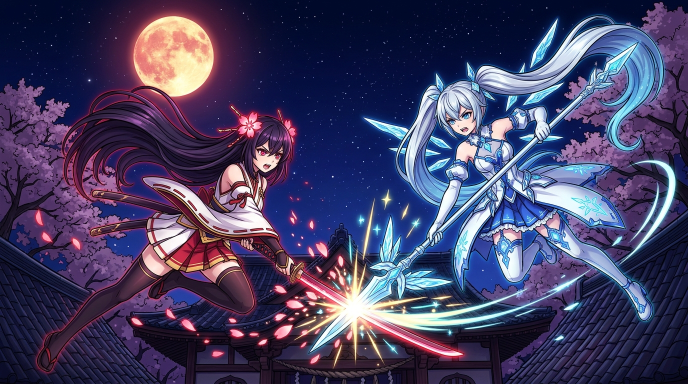
#> input picture raw_assets/keyart_title.png, 1376 x 768 px, found by its file name (shown at 1/2 size); its folder holds 6 pictures in this run; the run also reads 1 picture not shown here
$ python process_sprites.py
#> lines starting #> are read from the running program, lines starting #| are printed output that depends on the picture; after the words box and inside, x2 and y2 are one past the last pixel; in counts of white or black regions, pixels touching at a corner belong together
import json
import os
from collections import deque
import numpy as np
from PIL import Image

RAW_DIR = "raw_assets"
IMG_OUT = os.path.join("public", "assets", "images")
os.makedirs(IMG_OUT, exist_ok=True)


def rgb_to_hsv_np(rgb: np.ndarray) -> tuple[np.ndarray, np.ndarray, np.ndarray]:
    """Convert float32 RGB [0..1] (H,W,3) to H (0..360), S (0..1), V (0..1)."""
    r, g, b = rgb[..., 0], rgb[..., 1], rgb[..., 2]
    cmax = np.maximum(np.maximum(r, g), b)
    cmin = np.minimum(np.minimum(r, g), b)
    delta = cmax - cmin

    h = np.zeros_like(cmax)
    mask = delta > 1e-6
    r_eq = mask & (cmax == r)
    g_eq = mask & (cmax == g)
    b_eq = mask & (cmax == b)

    h[r_eq] = (60.0 * (((g[r_eq] - b[r_eq]) / delta[r_eq]) % 6.0))
    h[g_eq] = (60.0 * (((b[g_eq] - r[g_eq]) / delta[g_eq]) + 2.0))
    h[b_eq] = (60.0 * (((r[b_eq] - g[b_eq]) / delta[b_eq]) + 4.0))
    h = np.mod(h, 360.0)

    s = np.where(cmax > 1e-6, delta / np.maximum(cmax, 1e-6), 0.0)
    v = cmax
    return h, s, v


def hsv_to_rgb_np(h: np.ndarray, s: np.ndarray, v: np.ndarray) -> np.ndarray:
    """Convert H (0..360), S (0..1), V (0..1) back to float32 RGB [0..1]."""
    c = v * s
    x = c * (1.0 - np.abs((h / 60.0) % 2.0 - 1.0))
    m = v - c
    sector = (np.floor(h / 60.0).astype(np.int32)) % 6

    r = np.zeros_like(h)
    g = np.zeros_like(h)
    b = np.zeros_like(h)

    for sec, (rr, gg, bb) in enumerate([(c, x, 0), (x, c, 0), (0, c, x), (0, x, c), (x, 0, c), (c, 0, x)]):
        mask = sector == sec
        r[mask] = rr[mask] if isinstance(rr, np.ndarray) else 0.0
        g[mask] = gg[mask] if isinstance(gg, np.ndarray) else 0.0
        b[mask] = bb[mask] if isinstance(bb, np.ndarray) else 0.0

    rgb = np.stack([r + m, g + m, b + m], axis=-1)
    return np.clip(rgb, 0.0, 1.0)


def dilate_mask(mask: np.ndarray, radius: int = 1) -> np.ndarray:
    cur = mask.copy()
    for _ in range(radius):
        padded = np.pad(cur, 1, mode="constant", constant_values=False)
        cur = (
            padded[1:-1, 1:-1]
            | padded[:-2, 1:-1]
            | padded[2:, 1:-1]
            | padded[1:-1, :-2]
            | padded[1:-1, 2:]
            | padded[:-2, :-2]
            | padded[:-2, 2:]
            | padded[2:, :-2]
            | padded[2:, 2:]
        )
    return cur


def remove_chroma_green(im: Image.Image, aggressive_pockets: bool = True) -> Image.Image:
    """
    Border-seeded BFS + tight enclosed neon-chroma pocket removal + smooth edge feathering + green despill.
    Tightened enclosed-pocket threshold avoids punching holes in subtle shaded details (e.g., eyes).
    """
    rgb_u8 = np.array(im.convert("RGB"), dtype=np.uint8)
    rgb = rgb_u8.astype(np.float32) / 255.0
    h, w, _ = rgb.shape
    hue, sat, val = rgb_to_hsv_np(rgb)

    r_f = rgb_u8[..., 0].astype(np.float32)
    g_f = rgb_u8[..., 1].astype(np.float32)
    b_f = rgb_u8[..., 2].astype(np.float32)
    green_excess = g_f - np.maximum(r_f, b_f)

    # Exterior flood-fill candidates
    is_green_cand = (hue >= 70.0) & (hue <= 170.0) & (sat >= 0.26) & (val >= 0.20) & (green_excess >= 16.0)
    # Tight interior pocket seed: pure bright neon chroma green only
    is_pure_neon_green = (hue >= 88.0) & (hue <= 155.0) & (sat >= 0.44) & (val >= 0.28) & (green_excess >= 38.0)

    bg_mask = np.zeros((h, w), dtype=bool)
    q: deque[tuple[int, int]] = deque()
    for x in range(w):
        for y in (0, h - 1):
            if is_green_cand[y, x] and not bg_mask[y, x]:
                bg_mask[y, x] = True
                q.append((y, x))
    for y in range(h):
        for x in (0, w - 1):
            if is_green_cand[y, x] and not bg_mask[y, x]:
                bg_mask[y, x] = True
                q.append((y, x))

    while q:
        cy, cx = q.popleft()
        for ny, nx in ((cy - 1, cx), (cy + 1, cx), (cy, cx - 1), (cy, cx + 1)):
            if 0 <= ny < h and 0 <= nx < w and not bg_mask[ny, nx] and is_green_cand[ny, nx]:
                bg_mask[ny, nx] = True
                q.append((ny, nx))

    if aggressive_pockets:
        pocket_seeds = is_pure_neon_green & (~bg_mask)
        py_idx, px_idx = np.where(pocket_seeds)
        for sy, sx in zip(py_idx.tolist(), px_idx.tolist()):
            if bg_mask[sy, sx]:
                continue
            bg_mask[sy, sx] = True
            q.append((sy, sx))
            while q:
                cy, cx = q.popleft()
                for ny, nx in ((cy - 1, cx), (cy + 1, cx), (cy, cx - 1), (cy, cx + 1)):
                    if 0 <= ny < h and 0 <= nx < w and not bg_mask[ny, nx] and is_green_cand[ny, nx]:
                        if green_excess[ny, nx] >= 26.0 and sat[ny, nx] >= 0.34:
                            bg_mask[ny, nx] = True
                            q.append((ny, nx))

    alpha = np.where(bg_mask, 0.0, 255.0).astype(np.float32)
    edge_zone = dilate_mask(bg_mask, 2) & (~bg_mask)
    soft_green = edge_zone & (green_excess > 6.0) & (hue >= 62.0) & (hue <= 176.0)
    ramp = np.clip(1.0 - (green_excess - 6.0) / 36.0, 0.0, 1.0)
    alpha[soft_green] = ramp[soft_green] * 255.0

    despill_zone = dilate_mask(bg_mask, 3) & (alpha > 0.0)
    out_rgb = rgb_u8.astype(np.float32)
    spill_mask = despill_zone & (out_rgb[..., 1] > np.maximum(out_rgb[..., 0], out_rgb[..., 2]))
    cap = 0.5 * (out_rgb[..., 0] + out_rgb[..., 2]) + 4.0
    out_rgb[..., 1] = np.where(spill_mask, np.minimum(out_rgb[..., 1], cap), out_rgb[..., 1])

    tiny_green = dilate_mask(bg_mask, 1) & (green_excess > 14.0) & (sat > 0.28)
    alpha[tiny_green] = np.minimum(alpha[tiny_green], 42.0)

    rgba = np.dstack([
        np.clip(out_rgb[..., 0], 0, 255),
        np.clip(out_rgb[..., 1], 0, 255),
        np.clip(out_rgb[..., 2], 0, 255),
        np.clip(alpha, 0, 255),
    ]).astype(np.uint8)
    return Image.fromarray(rgba, mode="RGBA")


def clean_stray_components(im: Image.Image, min_ratio: float = 0.004) -> Image.Image:
    arr = np.array(im)
    alpha = arr[..., 3]
    h, w = alpha.shape
    mask = alpha > 24

    mask[:2, :] = False
    mask[-2:, :] = False
    mask[:, :2] = False
    mask[:, -2:] = False

    visited = np.zeros_like(mask)
    comps: list[tuple[int, list[tuple[int, int]]]] = []

    ys, xs = np.where(mask)
    for sy, sx in zip(ys.tolist(), xs.tolist()):
        if visited[sy, sx]:
            continue
        q = deque([(sy, sx)])
        visited[sy, sx] = True
        pts = []
        while q:
            cy, cx = q.popleft()
            pts.append((cy, cx))
            for ny, nx in ((cy - 1, cx), (cy + 1, cx), (cy, cx - 1), (cy, cx + 1),
                           (cy - 1, cx - 1), (cy - 1, cx + 1), (cy + 1, cx - 1), (cy + 1, cx + 1)):
                if 0 <= ny < h and 0 <= nx < w and mask[ny, nx] and not visited[ny, nx]:
                    visited[ny, nx] = True
                    q.append((ny, nx))
        comps.append((len(pts), pts))

    if not comps:
        return im
    max_area = max(c[0] for c in comps)
    keep = np.zeros_like(mask)
    for area, pts in comps:
        if area >= max(35, int(max_area * min_ratio)):
            for py, px in pts:
                keep[py, px] = True

    arr[..., 3] = np.where(keep, arr[..., 3], 0)
    return Image.fromarray(arr, mode="RGBA")


def crop_to_content(im: Image.Image, pad: int = 4) -> Image.Image:
    arr = np.array(im)
    ys, xs = np.where(arr[..., 3] > 16)
    if len(ys) == 0:
        return im
    y0 = max(0, int(ys.min()) - pad)
    y1 = min(arr.shape[0], int(ys.max()) + 1 + pad)
    x0 = max(0, int(xs.min()) - pad)
    x1 = min(arr.shape[1], int(xs.max()) + 1 + pad)
    return im.crop((x0, y0, x1, y1))


# [21 lines left out: function split_2x2_sheet, not called in this run]


def apply_p2_palette(im: Image.Image, char_id: str) -> Image.Image:
    """Shift primary costume/accent colors in HSV while protecting natural anime skin tones."""
    arr = np.array(im.convert("RGBA"))
    rgb = arr[..., :3].astype(np.float32) / 255.0
    alpha = arr[..., 3]
    hue, sat, val = rgb_to_hsv_np(rgb)

    skin_mask = (hue >= 6.0) & (hue <= 44.0) & (sat <= 0.56) & (val >= 0.48)

    if char_id == "rin":
        target = (~skin_mask) & (alpha > 0) & ((hue <= 28.0) | (hue >= 318.0)) & (sat >= 0.28)
        new_hue = np.where(target, (hue + 218.0) % 360.0, hue)
        new_sat = np.where(target, np.clip(sat * 1.05, 0.0, 1.0), sat)
    else:
        target = (~skin_mask) & (alpha > 0) & (hue >= 175.0) & (hue <= 268.0) & (sat >= 0.22)
        new_hue = np.where(target, (hue + 148.0) % 360.0, hue)
        new_sat = np.where(target, np.clip(sat * 1.08, 0.0, 1.0), sat)

    new_rgb = (hsv_to_rgb_np(new_hue, new_sat, val) * 255.0).astype(np.uint8)
    out = np.dstack([new_rgb, alpha])
    return Image.fromarray(out, mode="RGBA")


# [16 lines left out: function compute_foot_anchor, not called in this run]


def crop_hud_bust(portrait_rgba: Image.Image, size: int = 256) -> Image.Image:
    arr = np.array(portrait_rgba)
    ys, xs = np.where(arr[..., 3] > 32)
    x0, x1 = int(xs.min()), int(xs.max())
    y0, y1 = int(ys.min()), int(ys.max())
    h = y1 - y0
    crop_h = int(h * 0.35)
    # Bias slightly left of horizontal bbox center since weapons extend right
    cx = x0 + int((x1 - x0) * 0.44)
    half = int(crop_h * 0.52)
    bx0 = max(0, cx - half)
    bx1 = min(portrait_rgba.width, cx + half)
    by0 = max(0, y0 - 6)
    by1 = min(portrait_rgba.height, by0 + (bx1 - bx0))
    bust = portrait_rgba.crop((bx0, by0, bx1, by1))
    return bust.resize((size, size), Image.Resampling.LANCZOS)


def process_character(char_id: str) -> None:
    print(f"[Sprites] Processing {char_id}...")
    sprite_dir = os.path.join(IMG_OUT, f"{char_id}_sprites")
    os.makedirs(sprite_dir, exist_ok=True)

    # 1. Master Portrait & HUD Bust
    portrait_raw = Image.open(os.path.join(RAW_DIR, f"{char_id}_portrait.png"))
    portrait_clean = crop_to_content(clean_stray_components(remove_chroma_green(portrait_raw)), pad=8)
    target_ph = 960
    p_scale = target_ph / portrait_clean.height
    portrait = portrait_clean.resize((int(round(portrait_clean.width * p_scale)), target_ph), Image.Resampling.LANCZOS)
    portrait.save(os.path.join(IMG_OUT, f"{char_id}_portrait.png"))

    portrait_p2 = apply_p2_palette(portrait, char_id)
    portrait_p2.save(os.path.join(IMG_OUT, f"{char_id}_portrait_p2.png"))

    hud = crop_hud_bust(portrait, 256)
    hud.save(os.path.join(IMG_OUT, f"{char_id}_hud.png"))
    apply_p2_palette(hud, char_id).save(os.path.join(IMG_OUT, f"{char_id}_hud_p2.png"))

    # 2. Cut-in banner (1280x420 crisp eye/face horizontal strip)
    cutin_raw = Image.open(os.path.join(RAW_DIR, f"{char_id}_cutin.png")).convert("RGB")
    cw, ch = cutin_raw.size
    target_crop_h = int(cw * (420.0 / 1280.0))
    cy_mid = int(ch * 0.45)
    y_top = max(0, cy_mid - target_crop_h // 2)
    y_bot = min(ch, y_top + target_crop_h)
    cutin = cutin_raw.crop((0, y_top, cw, y_bot)).resize((1280, 420), Image.Resampling.LANCZOS)
    cutin.save(os.path.join(IMG_OUT, f"{char_id}_cutin.png"))

    # 3. Extract 4 cells from sheet_a + 5th pose from portrait_clean
    raw_sheet = Image.open(os.path.join(RAW_DIR, f"{char_id}_sheet_a.png"))
    rgba_sheet = remove_chroma_green(raw_sheet)
    cells = split_2x2_sheet(rgba_sheet)

    if char_id == "rin":
        pose_dict = {
            "stance": cells[0],
            "guard": cells[1],
            "dash": cells[2],
            "aerial": cells[3],
            "thrust": portrait_clean,
        }
        portrait_target_h = 528.0
    else:
        pose_dict = {
            "stance": cells[0],
            "lunge": cells[1],
            "dash": cells[2],
            "aerial": cells[3],
            "heroic": portrait_clean,
        }
        # Lia's spear tip rises above her head, so total bbox height is taller than standing body
        portrait_target_h = 595.0

    stance_h = max(100, pose_dict["stance"].height)
    base_scale = 520.0 / float(stance_h)

    meta: dict[str, dict] = {}
    for pose_name, cell in pose_dict.items():
        if pose_name in ("thrust", "heroic"):
            pose_scale = portrait_target_h / float(max(100, cell.height))
        else:
            pose_scale = base_scale
            scaled_h = cell.height * pose_scale
            if scaled_h > 620.0:
                pose_scale *= 600.0 / scaled_h
            elif scaled_h < 420.0:
                pose_scale *= 455.0 / scaled_h

        nw = max(16, int(round(cell.width * pose_scale)))
        nh = max(16, int(round(cell.height * pose_scale)))
        resized = cell.resize((nw, nh), Image.Resampling.LANCZOS)
        resized_p2 = apply_p2_palette(resized, char_id)

        f1 = f"{pose_name}.png"
        f2 = f"{pose_name}_p2.png"
        resized.save(os.path.join(sprite_dir, f1))
        resized_p2.save(os.path.join(sprite_dir, f2))

        ax, ay = compute_foot_anchor(resized)
        meta[pose_name] = {
            "file": f1,
            "fileP2": f2,
            "width": nw,
            "height": nh,
            "anchorX": ax,
            "anchorY": ay,
        }
        print(f"    {pose_name:12s} -> {nw}x{nh} anchor=({ax},{ay})")

    with open(os.path.join(sprite_dir, "meta.json"), "w", encoding="utf-8") as fp:
        json.dump(meta, fp, indent=2)


def process_stage_and_keyart() -> None:
    print("[Sprites] Processing Key Art & Stage layers...")
    keyart = Image.open(os.path.join(RAW_DIR, "keyart_title.png")).convert("RGB")
#> keyart is the input picture: PIL image 1376x768 RGB; mean R, G, B 70, 64.7, 100.2
    keyart.resize((1920, 1080), Image.Resampling.LANCZOS).save(os.path.join(IMG_OUT, "keyart_title.png"))

    sky = Image.open(os.path.join(RAW_DIR, "stage_sky.png")).convert("RGB")
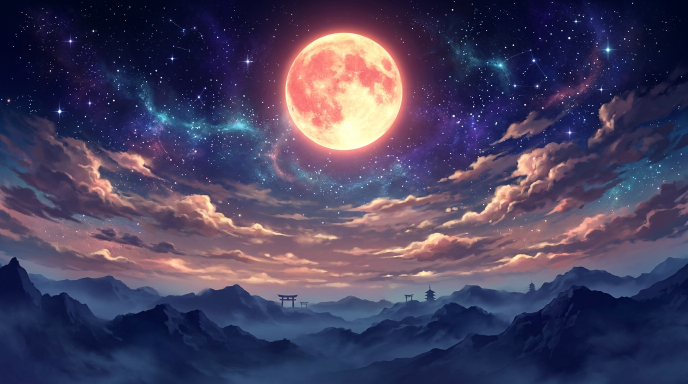
#> input picture raw_assets/stage_sky.png, 1376 x 768 px, found by its file name (shown at 1/2 size)
#> sky is the input picture: PIL image 1376x768 RGB; mean R, G, B 73, 65.3, 94.7
    sky.resize((1920, 1080), Image.Resampling.LANCZOS).save(os.path.join(IMG_OUT, "stage_sky.png"))

    floor = Image.open(os.path.join(RAW_DIR, "stage_floor.png")).convert("RGB")
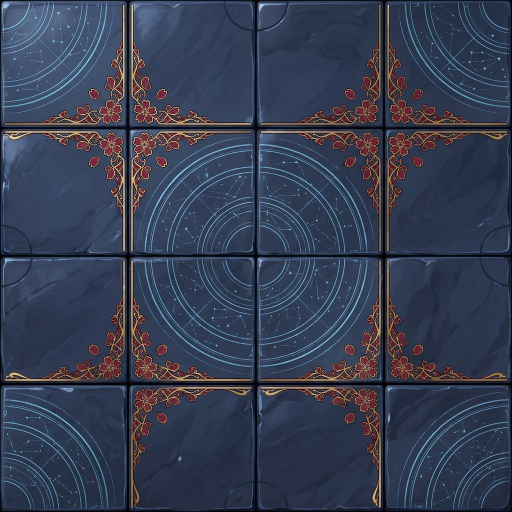
#> input picture raw_assets/stage_floor.png, 1024 x 1024 px, found by its file name (shown at 1/2 size)
#> floor is the input picture: PIL image 1024x1024 RGB; mean R, G, B 54.4, 61.9, 82.6
    floor.resize((1024, 1024), Image.Resampling.LANCZOS).save(os.path.join(IMG_OUT, "stage_floor.png"))

    mid_raw = Image.open(os.path.join(RAW_DIR, "stage_midground.png"))
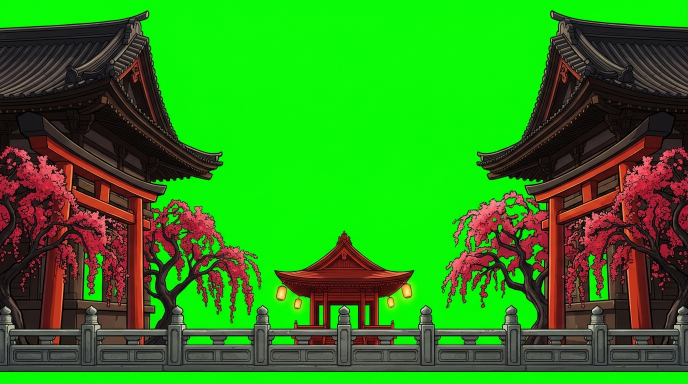
#> input picture raw_assets/stage_midground.png, 1376 x 768 px, found by its file name (shown at 1/2 size)
#> mid_raw is the input picture: PIL image 1376x768 RGB; mean R, G, B 46.8, 137.3, 25.6
    mid_rgba = remove_chroma_green(mid_raw, aggressive_pockets=True)
#> in rgb_to_hsv_np, `mask = delta > 1e-6`:
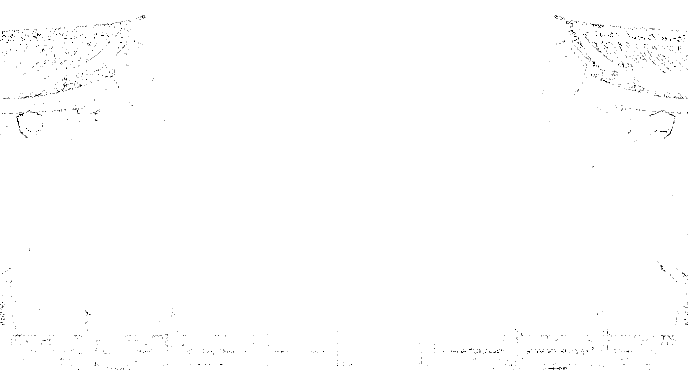
#> mask: shape (768, 1376) bool (shown at 1/2 size); 99.6% white; black in thin lines or dots
#> in rgb_to_hsv_np, `r_eq = mask & (cmax == r)`: r_eq: shape (768, 1376) bool; 39.2% white; 728 white regions (668 under 20 px), largest, box (x1, y1, x2, y2) and area: (0, 24, 507, 661) 189392, (885, 24, 1376, 661) 183289, (551, 465, 826, 666) 23576
#> in rgb_to_hsv_np, `g_eq = mask & (cmax == g)`: g_eq: shape (768, 1376) bool; 57.1% white; 600 black regions (514 under 20 px), largest, box (x1, y1, x2, y2) and area: (0, 24, 507, 660) 210218, (885, 24, 1376, 660) 201337, (551, 465, 825, 661) 23410
#> in rgb_to_hsv_np, `b_eq = mask & (cmax == b)`: b_eq: shape (768, 1376) bool; 3.9% white; 446 white regions (379 under 20 px), largest, box (x1, y1, x2, y2) and area: (0, 41, 268, 171) 15200, (1137, 42, 1376, 184) 13300, (0, 679, 128, 740) 1800
#> in rgb_to_hsv_np, `h[b_eq] = (60.0 * (((r[b_eq] - g[b_eq]) / delta[b_eq]) + 4.0))`: h: shape (768, 1376) float32; min 0, max 359.6, mean 117.6
#> in remove_chroma_green, `is_green_cand = (hue >= 70.0) & (hue <= 170.0) & (sat >= 0.26) & (val ..`: is_green_cand: shape (768, 1376) bool; 46.2% white; 98 white regions (47 under 20 px), largest, box (x1, y1, x2, y2) and area: (0, 0, 1376, 658) 428415, (0, 743, 1376, 768) 34400, (330, 456, 385, 583) 2311
#> in remove_chroma_green, `is_pure_neon_green = (hue >= 88.0) & (hue <= 155.0) & (sat >= 0.44) & ..`: is_pure_neon_green: shape (768, 1376) bool; 45.8% white; 61 white regions (11 under 20 px), largest, box (x1, y1, x2, y2) and area: (0, 0, 1376, 658) 426013, (0, 743, 1376, 768) 34381, (330, 456, 385, 582) 2133
#> after the loop in remove_chroma_green, `for x in range(w):`: bg_mask: shape (768, 1376) bool; 0.26% white in thin lines or dots
#> after the loop in remove_chroma_green, `for y in range(h):`: bg_mask: shape (768, 1376) bool; 0.28% white in thin lines or dots
#> after the loop in remove_chroma_green, `while q:`: bg_mask: shape (768, 1376) bool; 43.8% white; 3 white regions (1 under 20 px), largest, box (x1, y1, x2, y2) and area: (0, 0, 1376, 658) 428312, (0, 743, 1376, 768) 34400
#> in remove_chroma_green, `pocket_seeds = is_pure_neon_green & (~bg_mask)`:
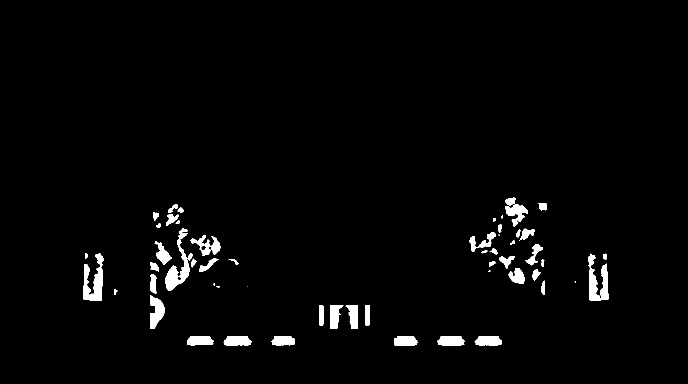
#> pocket_seeds: shape (768, 1376) bool (shown at 1/2 size); 2.3% white; 59 white regions (11 under 20 px), largest, box (x1, y1, x2, y2) and area: (330, 456, 385, 582) 2133, (167, 506, 207, 602) 2067, (1176, 507, 1217, 602) 2009
#> the loop in remove_chroma_green, `for sy, sx in zip(py_idx.tolist(), px_idx.tolist()):` made 23885 passes
#> (sy, sx) on passes 1 to 3: (395, 1026), (395, 1027), (395, 1028)
#> after the loop in remove_chroma_green, `for sy, sx in zip(py_idx.tolist(), px_idx.tolist()):`:
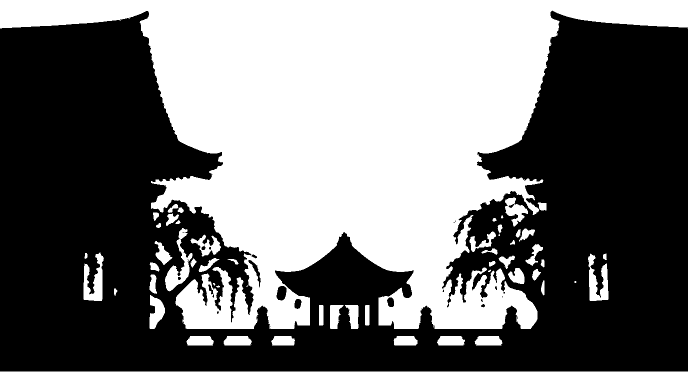
#> bg_mask: shape (768, 1376) bool (shown at 1/2 size); 46.2% white; 56 white regions (6 under 20 px), largest, box (x1, y1, x2, y2) and area: (0, 0, 1376, 658) 428312, (0, 743, 1376, 768) 34400, (330, 456, 385, 583) 2276
#> in remove_chroma_green, `edge_zone = dilate_mask(bg_mask, 2) & (~bg_mask)`: edge_zone: shape (768, 1376) bool; 3.1% white in thin lines or dots
#> in remove_chroma_green, `soft_green = edge_zone & (green_excess > 6.0) & (hue >= 62.0) & (hue <..`: soft_green: shape (768, 1376) bool; 1.3% white in thin lines or dots
#> in remove_chroma_green, `alpha[soft_green] = ramp[soft_green] * 255.0`: alpha: shape (768, 1376) float32; min 0, max 255, mean 135.7
#> in remove_chroma_green, `despill_zone = dilate_mask(bg_mask, 3) & (alpha > 0.0)`: despill_zone: shape (768, 1376) bool; 4.4% white; 47 white regions (10 under 20 px), largest, box (x1, y1, x2, y2) and area: (0, 22, 1376, 661) 27968, (0, 740, 1376, 743) 4128, (327, 453, 396, 586) 1608
#> in remove_chroma_green, `spill_mask = despill_zone & (out_rgb[..., 1] > np.maximum(out_rgb[...,..`: spill_mask: shape (768, 1376) bool; 1.8% white; 1248 white regions (1189 under 20 px), largest, box (x1, y1, x2, y2) and area: (0, 740, 1376, 743) 4116, (787, 535, 1078, 661) 1685, (349, 557, 590, 661) 1284
#> in remove_chroma_green, `cap = 0.5 * (out_rgb[..., 0] + out_rgb[..., 2]) + 4.0`:
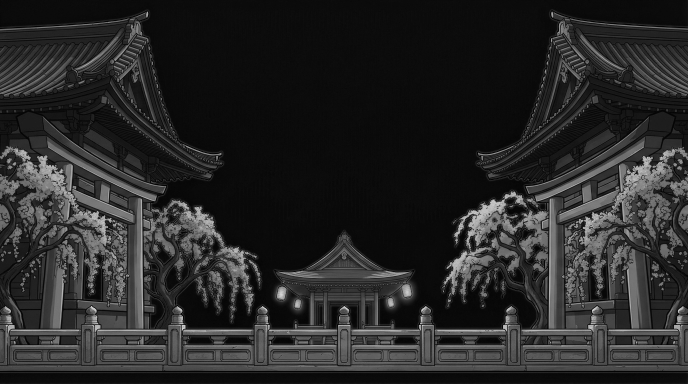
#> cap: shape (768, 1376) float32 (shown at 1/2 size); min 4, max 241.5, mean 40.2
    arr = np.array(mid_rgba)
    arr[-4:, :, 3] = 0
    mid_clean = Image.fromarray(arr, mode="RGBA").resize((1920, 1080), Image.Resampling.LANCZOS)
    mid_clean.save(os.path.join(IMG_OUT, "stage_midground.png"))
    print("[Sprites] Stage & Key Art processed!")


if __name__ == "__main__":
    process_stage_and_keyart()
    process_character("rin")
#> the loop in remove_chroma_green (call 2), `for sy, sx in zip(py_idx.tolist(), px_idx.tolist()):` made 9010 passes
#> (sy, sx) on passes 1 to 3: (130, 243), (131, 242), (131, 244)
#> the loop in clean_stray_components, `for sy, sx in zip(ys.tolist(), xs.tolist()):` made 321860 passes
#> (sy, sx) on passes 1 to 3: (52, 316), (52, 317), (52, 318)
#> after the loop in clean_stray_components, `for sy, sx in zip(ys.tolist(), xs.tolist()):`: comps = 1 item
#> in clean_stray_components, `max_area = max(c[0] for c in comps)`: max_area = 321860
#> the loop in clean_stray_components, `for area, pts in comps:` made 1 pass
#> area on pass 1: 321860
#> in crop_to_content, `y0 = max(0, int(ys.min()) - pad)`: y0 = 44
#> in crop_to_content, `y1 = min(arr.shape[0], int(ys.max()) + 1 + pad)`: y1 = 993
#> in crop_to_content, `x0 = max(0, int(xs.min()) - pad)`: x0 = 57
#> in crop_to_content, `x1 = min(arr.shape[1], int(xs.max()) + 1 + pad)`: x1 = 1000
#> the loop in hsv_to_rgb_np, `for sec, (rr, gg, bb) in enumerate([(c, x, 0), (x, c, 0), (0, c, x), (..` made 6 passes
#> bb on passes 1 to 2: 0, 0
#> in crop_hud_bust, `x0, x1 = int(xs.min()), int(xs.max())`: x0 = 8; x1 = 944
#> in crop_hud_bust, `y0, y1 = int(ys.min()), int(ys.max())`: y0 = 8; y1 = 951
#> in crop_hud_bust, `h = y1 - y0`: h = 943
#> in crop_hud_bust, `crop_h = int(h * 0.35)`: crop_h = 330
#> in crop_hud_bust, `cx = x0 + int((x1 - x0) * 0.44)`: cx = 419
#> in crop_hud_bust, `half = int(crop_h * 0.52)`: half = 171
#> in crop_hud_bust, `bx0 = max(0, cx - half)`: bx0 = 248
#> in crop_hud_bust, `bx1 = min(portrait_rgba.width, cx + half)`: bx1 = 590
#> in crop_hud_bust, `by0 = max(0, y0 - 6)`: by0 = 2
#> in crop_hud_bust, `by1 = min(portrait_rgba.height, by0 + (bx1 - bx0))`: by1 = 344
#> the loop in hsv_to_rgb_np (call 2), `for sec, (rr, gg, bb) in enumerate([(c, x, 0), (x, c, 0), (0, c, x), (..` made 6 passes
#> (the run stopped early here; a loop or call above may not have finished)
